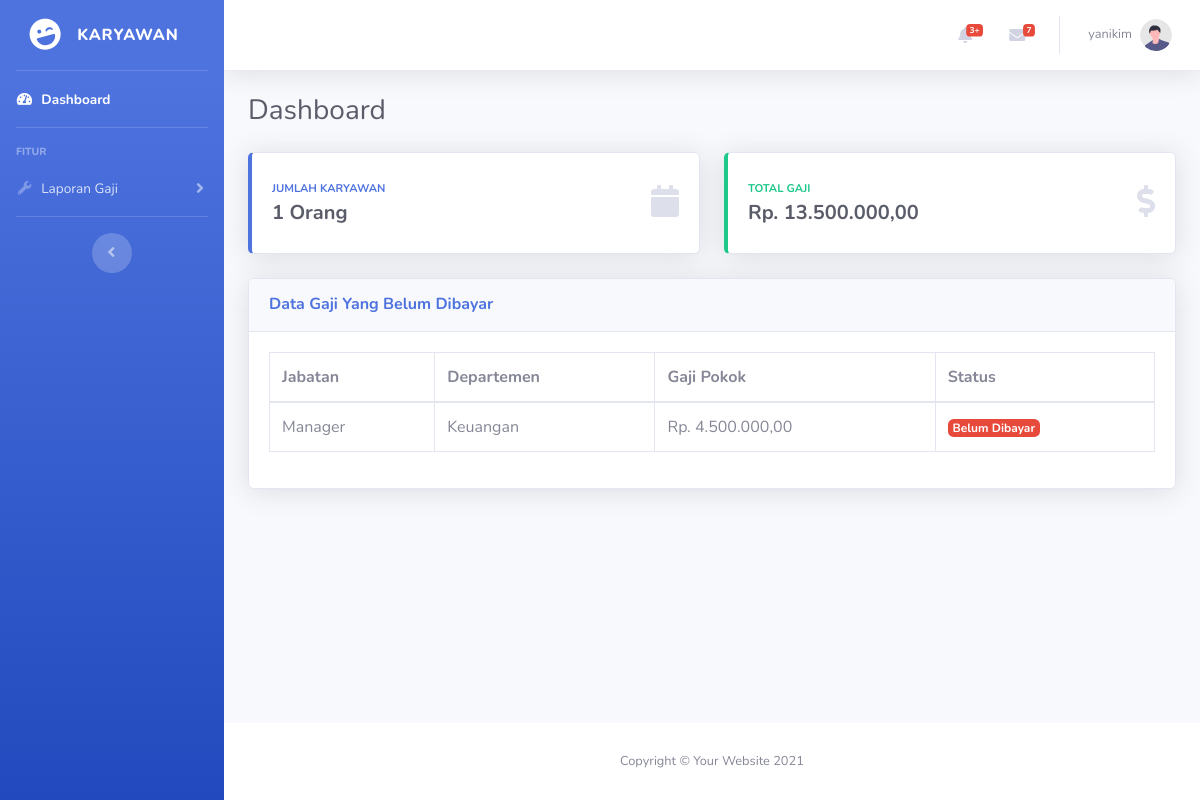
Page /karyawan (signed in) on the committed database.
### tables this page shows
CREATE TABLE `penggajian` (
  `id` int(11) NOT NULL,
  `id_karyawan` int(11) DEFAULT NULL,
  `jabatan` varchar(255) NOT NULL,
  `bulan_gaji` varchar(255) NOT NULL,
  `gaji_pokok` decimal(10,0) NOT NULL,
  `total_gaji` decimal(10,0) NOT NULL,
  `status` varchar(255) NOT NULL,
  `tanggal_pembayaran` date NOT NULL
);

CREATE TABLE `karyawan` (
  `id` int(11) NOT NULL,
  `nama` varchar(100) NOT NULL,
  `username` varchar(255) NOT NULL,
  `password` varchar(255) NOT NULL,
  `jabatan` varchar(100) NOT NULL,
  `departemen` varchar(100) DEFAULT NULL,
  `gaji_pokok` decimal(15,2) NOT NULL,
  `status` enum('aktif','non-aktif') DEFAULT 'aktif',
  `tanggal_bergabung` date DEFAULT NULL
);

### karyawan/index.php (the view, shortened to what this page needs)
<?php
    include '../koneksi.php';
$id_karyawan = $_SESSION['id_karyawan'];
$gaji = "SELECT SUM(total_gaji) as total_gaji FROM penggajian WHERE id_karyawan = '$id_karyawan'";
$resultgaji = $koneksi->query($gaji);
$rowgaji = $resultgaji->fetch_assoc();
$total_gaji = $rowgaji["total_gaji"];
$karyawan = "SELECT COUNT(*) as id FROM karyawan";
$resultkaryawan = $koneksi->query($karyawan);
$rowkaryawan = $resultkaryawan->fetch_assoc();
$jumlah_karyawan = $rowkaryawan["id"];
?>
<!DOCTYPE html>
<html lang="en">
<head>
    <link href="../assets/vendor/fontawesome-free/css/all.min.css" rel="stylesheet" type="text/css">
    <link href="../assets/css/sb-admin-2.min.css" rel="stylesheet">
</head>
<body id="page-top">
    <div id="wrapper">
        <ul class="navbar-nav bg-gradient-primary sidebar sidebar-dark accordion" id="accordionSidebar">
            <a class="sidebar-brand d-flex align-items-center justify-content-center" href="index.php">
                <div class="sidebar-brand-icon rotate-n-15">
                    <i class="fas fa-laugh-wink"></i>
                </div>
                <div class="sidebar-brand-text mx-3">Karyawan</div>
            </a>
            <hr class="sidebar-divider my-0">
            <li class="nav-item active">
                <a class="nav-link" href="index.php">
                    <i class="fas fa-fw fa-tachometer-alt"></i>
                    <span>Dashboard</span></a>
            </li>
            <hr class="sidebar-divider">
            <div class="sidebar-heading">
                Fitur
            </div>
            <li class="nav-item">
                <a class="nav-link collapsed" href="#" data-toggle="collapse" data-target="#laporanGaji"
                    aria-expanded="true" aria-controls="collapseUtilities">
                    <i class="fas fa-fw fa-wrench"></i>
                    <span>Laporan Gaji</span>
                </a>
            </li>
            <hr class="sidebar-divider d-none d-md-block">
            <div class="text-center d-none d-md-inline">
                <button class="rounded-circle border-0" id="sidebarToggle"></button>
            </div>
        </ul>
        <div id="content-wrapper" class="d-flex flex-column">
            <div id="content">
                <nav class="navbar navbar-expand navbar-light bg-white topbar mb-4 static-top shadow">
                    <ul class="navbar-nav ml-auto">
                        <li class="nav-item dropdown no-arrow mx-1">
                            <a class="nav-link dropdown-toggle" href="#" id="alertsDropdown" role="button"
                                data-toggle="dropdown" aria-haspopup="true" aria-expanded="false">
                                <i class="fas fa-bell fa-fw"></i>
                                <span class="badge badge-danger badge-counter">3+</span>
                            </a>
                        </li>
                        <li class="nav-item dropdown no-arrow mx-1">
                            <a class="nav-link dropdown-toggle" href="#" id="messagesDropdown" role="button"
                                data-toggle="dropdown" aria-haspopup="true" aria-expanded="false">
                                <i class="fas fa-envelope fa-fw"></i>
                                <span class="badge badge-danger badge-counter">7</span>
                            </a>
                        </li>
                        <li class="nav-item dropdown no-arrow">
                            <a class="nav-link dropdown-toggle" href="#" id="userDropdown" role="button"
                                data-toggle="dropdown" aria-haspopup="true" aria-expanded="false">
                                <span class="mr-2 d-none d-lg-inline text-gray-600 small"><?= $_SESSION['nama_karyawan'] ?></span>
                                <img class="img-profile rounded-circle"
                                    src="../assets/img/undraw_profile.svg">
                            </a>
                        </li>
                    </ul>
                </nav>
                <div class="container-fluid">
                    <div class="d-sm-flex align-items-center justify-content-between mb-4">
                        <h1 class="h3 mb-0 text-gray-800">Dashboard</h1>
                    </div>
                    <div class="row">
                        <div class="col-xl-6 col-md-6 mb-4">
                            <div class="card border-left-primary shadow h-100 py-2">
                                <div class="card-body">
                                    <div class="row no-gutters align-items-center">
                                        <div class="col mr-2">
                                            <div class="text-xs font-weight-bold text-primary text-uppercase mb-1">
                                                Jumlah Karyawan</div>
                                            <div class="h5 mb-0 font-weight-bold text-gray-800"><?= $jumlah_karyawan ?> Orang</div>
                                        </div>
                                        <div class="col-auto">
                                            <i class="fas fa-calendar fa-2x text-gray-300"></i>
                                        </div>
                                    </div>
                                </div>
                            </div>
                        </div>
                        <div class="col-xl-6 col-md-6 mb-4">
                            <div class="card border-left-success shadow h-100 py-2">
                                <div class="card-body">
                                    <div class="row no-gutters align-items-center">
                                        <div class="col mr-2">
                                            <div class="text-xs font-weight-bold text-success text-uppercase mb-1">
                                                Total Gaji</div>
                                            <div class="h5 mb-0 font-weight-bold text-gray-800">Rp. <?= number_format($total_gaji, 2, ',', '.') ?></div>
                                        </div>
                                        <div class="col-auto">
                                            <i class="fas fa-dollar-sign fa-2x text-gray-300"></i>
                                        </div>
                                    </div>
                                </div>
                            </div>
                        </div>
                    </div>
                    <div class="row">
                        <div class="col-xl-12 col-lg-12">
                            <div class="card shadow mb-4">
                                <div
                                    class="card-header py-3 d-flex flex-row align-items-center justify-content-between">
                                    <h6 class="m-0 font-weight-bold text-primary">Data Gaji Yang Belum Dibayar</h6>
                                </div>
                                <div class="card-body">
                                    <div class="table-responsive">
                                        <table class="table table-bordered" id="dataTable" width="100%" cellspacing="0">
                                            <thead>
                                                <tr>
                                                    <th>Jabatan</th>
                                                    <th>Departemen</th>
                                                    <th>Gaji Pokok</th>
                                                    <th>Status</th>
                                                </tr>
                                            </thead>
                                            <tbody>
                                            <?php
                                                $tampil = mysqli_query($koneksi, "SELECT p.*, k.nama,k.departemen
                                                                                FROM penggajian p
                                                                                JOIN karyawan k ON p.id_karyawan = k.id WHERE p.status = 'Belum Dibayar' AND p.id_karyawan = '$id_karyawan'");
                                                while($data = mysqli_fetch_array($tampil)):
                                            ?>
                                                <tr>
                                                    <td><?= $data['jabatan'] ?></td>
                                                    <td><?= $data['departemen'] ?></td>
                                                    <td>Rp. <?= number_format($data['total_gaji'], 2, ',', '.') ?></td>
                                                    <?php if ($data['status'] == 'Sudah Dibayar'): ?>
                                                    <td><span class="badge badge-success"><?= $data['status'] ?></span></td>
                                                    <?php else: ?>
                                                    <td><span class="badge badge-danger"><?= $data['status'] ?></span></td>
                                                    <?php endif; ?>
                                                </tr>
                                                <?php
                                                    endwhile;
                                                ?>
                                            </tbody>
                                        </table>
                                    </div>
                                </div>
                            </div>
                        </div>
                    </div>
                </div>
            </div>
            <footer class="sticky-footer bg-white">
                <div class="container my-auto">
                    <div class="copyright text-center my-auto">
                        <span>Copyright &copy; Your Website 2021</span>
                    </div>
                </div>
            </footer>
        </div>
    </div>
</body>
</html>

### rows in the picture
penggajian: jabatan "Manager", id_karyawan.departemen "Keuangan", total_gaji "4.500.000,00", status "Belum Dibayar"

### other values in the picture
$_SESSION['nama_karyawan'] "yanikim"
$jumlah_karyawan "1"
$total_gaji "13.500.000,00"
